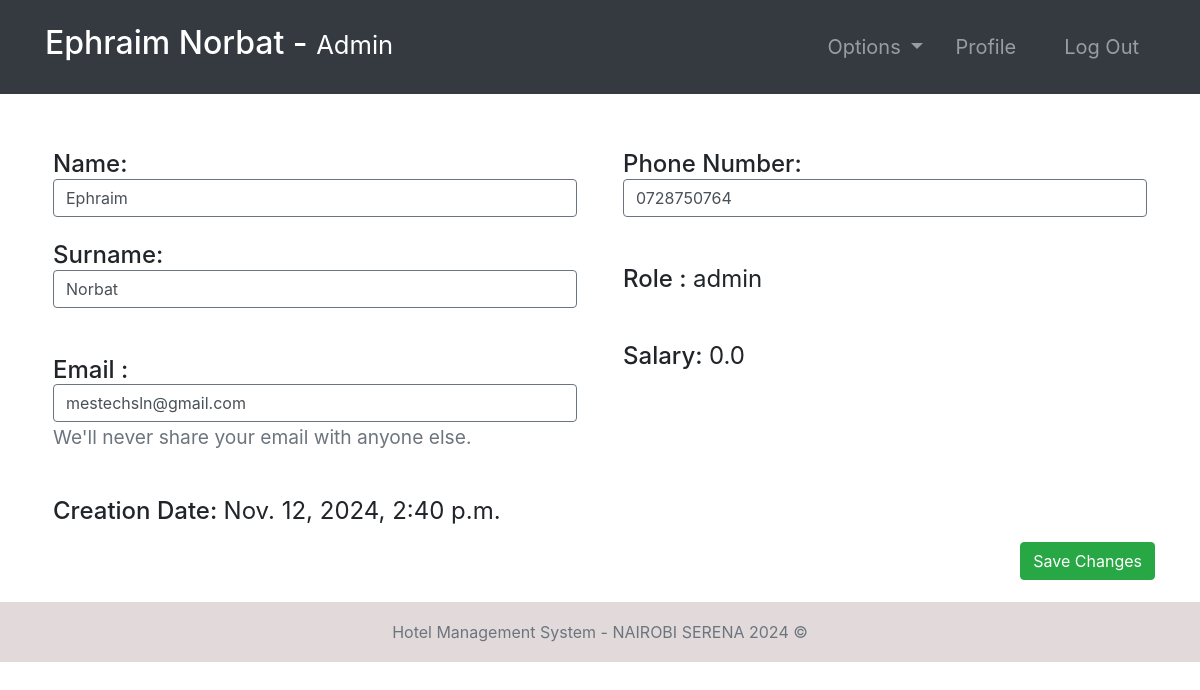
The app's page /employee-profile/1/ (signed in) with its own data.
### accounts/models.py (models this page shows, shortened)
class Employee(models.Model):
    user = models.OneToOneField(User, null=True, on_delete=models.CASCADE)
    phoneNumber = PhoneNumberField(unique=True)
    salary = models.FloatField()

### accounts/views.py (the view, shortened to what this page needs)
# urls.py: path('employee-profile/<str:pk>/', employee_details, name="employee-profile"),
@login_required(login_url='login')
def employee_details(request, pk):
    role = str(request.user.groups.all()[0])
    path = role + "/"
    tempUser = User.objects.get(id=pk)
    employee = Employee.objects.get(user=tempUser)
    tasks = Task.objects.filter(employee=employee)
    context = {
        "role": role,
        "employee": employee,
        "tasks": tasks
    }
    return render(request, path + "employee-profile.html", context)

### Templates/admin/employee-profile.html
{% extends '../index.html' %}
{% block context %}
{% include '../common_pages/employee-profile.html' %}
{% endblock %}

### Templates/incs/nav.html (shortened to what this page needs)
<nav class="navbar navbar-dark bg-dark navbar-expand-lg py-3 " role="navigation">
    <div class="container">
        <a href="" class="navbar-brand">
            <h2 class="text-capitalize">
                {{ request.user.first_name }} {{ request.user.last_name }} -
                <small>
                    {{ role }}
                </small>
            </h2>
        </a>
        <div class="collapse navbar-collapse" id="navbarTags">
            <ul class="navbar-nav ml-auto">
                <li class="nav-item dropdown p-2">
                    <a class="nav-link dropdown-toggle" href="#" id="navbarDropdown" role="button"
                        data-toggle="dropdown" aria-haspopup="true" aria-expanded="false">
                        Options
                    </a>
                </li>
                <li class="nav-item mr-3 p-2">
                    {% if role == 'staff' or role == 'receptionist' or role == 'admin' or role == 'manager' %}
                    <a href="{% url 'employee-profile' user.id %}" class="nav-link">Profile</a>
                    {% endif %}
                </li>
                <li class="nav-item p-2 ">
                    <a href="{% url 'logout' %}" class="nav-link">Log Out</a>
                </li>
            </ul>
        </div>
    </div>
</nav>

### Templates/common_pages/employee-profile.html (shortened to what this page needs)
<div class="container">
    <form action="" method="POST">
        <div class="row mt-5 clearfix">
            <div class="col-6">
                <div class="p-2 h4">
                    <span>Name:</span>
                    {% if employee.user.id != request.user.id %}
                    <span class="font-weight-normal">{{employee.user.first_name}} </span>
                    {% else %}
                    <input type="text" class="form-control border border-secondary" id="id_first_name"
                        value="{{employee.user.first_name}}" name="first_name">
                    {% endif %}
                </div>
                <div class="p-2 h4">
                    <span>Surname:</span>
                    {% if employee.user.id != request.user.id %}
                    <span class="font-weight-normal"> {{employee.user.last_name}}</span>
                    {% else %}
                    <input type="text" class="form-control border border-secondary" id="id_last_name"
                        value="{{employee.user.last_name}}" name="last_name">
                    {% endif %}
                </div>
                <br>
                <div class="p-2 h4">
                    <span>Email :</span>
                    {% if employee.user.id != request.user.id %}
                    <span class="font-weight-normal">{{employee.user.email}}</span>
                    {% else %}
                    <input type="text" class="form-control border border-secondary" id="id_email"
                        value="{{employee.user.email}}" name="email">
                    <small class="form-text text-muted">We'll never share your email with anyone
                        else.</small>
                        {% endif %}
                </div>
                <br>
                <div class="p-2 h4">
                    <span>Creation Date:</span>
                    <span class="font-weight-normal">{{employee.user.date_joined}}</span>
                </div>
            </div>
            <div class="col-6">
                <div class="p-2 h4">
                    <span>Phone Number: </span>
                    {% if employee.user.id != request.user.id %}
                    <span class="font-weight-normal">{{employee.phoneNumber}}</span>
                    {% else %}
                    <input type="text" class="form-control border border-secondary" id="id_phoneNumber"
                        value="{{employee.phoneNumber}}" name="phoneNumber">
                    {% endif %}
                </div>
                <br>
                <div class="p-2 h4">
                    <span>Role :</span>
                    <span class="font-weight-normal">{{employee.user.groups.first}}</span>
                </div>
                <br>
                <div class="p-2 h4">
                    <span>Salary:</span>
                    <span class="font-weight-normal">{{employee.salary}}</span>
                </div>
            </div>
        </div>
        {% if employee.user.id == request.user.id %}
        <button type="submit" name="submit" class="btn btn-success float-right">Save Changes</button>
        {% endif %}
        <br>
    </form>
    <br>
</div>

### static/css/main.css (style rules this page uses)
* { margin: 0; padding: 0; -webkit-font-smoothing: antialiased; }
.clearfix { overflow: auto; }
body { position: relative; }
nav .nav-item { font-size: 20px; }

### records on screen
Employee: first_name "Ephraim", last_name "Norbat", email "mestechsln@gmail.com", user.date_joined "Nov. 12, 2024, 2:40 p.m.", phoneNumber "0728750764", user.groups.first "admin", salary "0.0"

### other values on screen
{{ request.user.first_name }} "Ephraim"
{{ request.user.last_name }} "Norbat"
{{ role }} "Admin"
